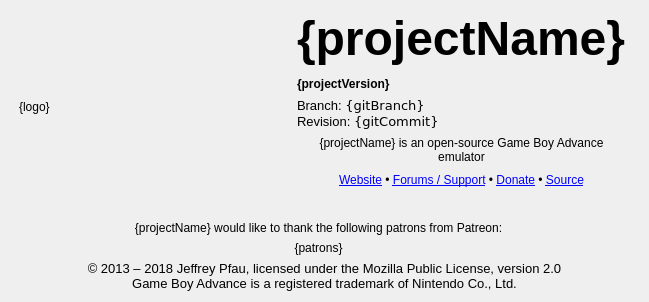
<?xml version="1.0" encoding="UTF-8"?>
<ui version="4.0">
 <class>AboutScreen</class>
 <widget class="QWidget" name="AboutScreen">
  <property name="geometry">
   <rect>
    <x>0</x>
    <y>0</y>
    <width>617</width>
    <height>341</height>
   </rect>
  </property>
  <property name="windowTitle">
   <string>About</string>
  </property>
  <layout class="QGridLayout" name="gridLayout_2">
   <property name="sizeConstraint">
    <enum>QLayout::SetFixedSize</enum>
   </property>
   <item row="4" column="1">
    <widget class="QLabel" name="extraLinks">
     <property name="text">
      <string>&lt;a href=&quot;http://mgba.io/&quot;&gt;Website&lt;/a&gt; • &lt;a href=&quot;https://forums.mgba.io/&quot;&gt;Forums / Support&lt;/a&gt; • &lt;a href=&quot;https://patreon.com/mgba&quot;&gt;Donate&lt;/a&gt; • &lt;a href=&quot;https://github.com/mgba-emu/mgba/tree/{gitBranch}&quot;&gt;Source&lt;/a&gt;</string>
     </property>
     <property name="alignment">
      <set>Qt::AlignCenter</set>
     </property>
     <property name="openExternalLinks">
      <bool>true</bool>
     </property>
    </widget>
   </item>
   <item row="2" column="1">
    <widget class="QLabel" name="gitInfo">
     <property name="font">
      <font>
       <pointsize>10</pointsize>
      </font>
     </property>
     <property name="text">
      <string>Branch: &lt;tt&gt;{gitBranch}&lt;/tt&gt;&lt;br/&gt;Revision: &lt;tt&gt;{gitCommit}&lt;/tt&gt;</string>
     </property>
     <property name="textInteractionFlags">
      <set>Qt::LinksAccessibleByMouse|Qt::TextSelectableByKeyboard|Qt::TextSelectableByMouse</set>
     </property>
    </widget>
   </item>
   <item row="0" column="1">
    <widget class="QLabel" name="projectName">
     <property name="font">
      <font>
       <pointsize>36</pointsize>
       <weight>75</weight>
       <bold>true</bold>
      </font>
     </property>
     <property name="text">
      <string>{projectName}</string>
     </property>
     <property name="alignment">
      <set>Qt::AlignBottom|Qt::AlignLeading|Qt::AlignLeft</set>
     </property>
    </widget>
   </item>
   <item row="6" column="0" colspan="2">
    <widget class="QLabel" name="patronsHeader">
     <property name="text">
      <string>{projectName} would like to thank the following patrons from Patreon:</string>
     </property>
     <property name="alignment">
      <set>Qt::AlignCenter</set>
     </property>
     <property name="wordWrap">
      <bool>true</bool>
     </property>
    </widget>
   </item>
   <item row="8" column="0" colspan="4">
    <widget class="QLabel" name="copyright">
     <property name="font">
      <font>
       <pointsize>10</pointsize>
      </font>
     </property>
     <property name="text">
      <string>© 2013 – 2018 Jeffrey Pfau, licensed under the Mozilla Public License, version 2.0
Game Boy Advance is a registered trademark of Nintendo Co., Ltd.</string>
     </property>
     <property name="alignment">
      <set>Qt::AlignCenter</set>
     </property>
     <property name="wordWrap">
      <bool>true</bool>
     </property>
    </widget>
   </item>
   <item row="1" column="1">
    <widget class="QLabel" name="projectVersion">
     <property name="font">
      <font>
       <weight>75</weight>
       <bold>true</bold>
      </font>
     </property>
     <property name="text">
      <string>{projectVersion}</string>
     </property>
     <property name="alignment">
      <set>Qt::AlignBottom|Qt::AlignLeading|Qt::AlignLeft</set>
     </property>
     <property name="textInteractionFlags">
      <set>Qt::LinksAccessibleByMouse|Qt::TextSelectableByKeyboard|Qt::TextSelectableByMouse</set>
     </property>
    </widget>
   </item>
   <item row="0" column="0" rowspan="6">
    <layout class="QVBoxLayout" name="verticalLayout">
     <property name="leftMargin">
      <number>8</number>
     </property>
     <property name="rightMargin">
      <number>16</number>
     </property>
     <property name="bottomMargin">
      <number>12</number>
     </property>
     <item>
      <spacer name="verticalSpacer_2">
       <property name="orientation">
        <enum>Qt::Vertical</enum>
       </property>
       <property name="sizeHint" stdset="0">
        <size>
         <width>0</width>
         <height>0</height>
        </size>
       </property>
      </spacer>
     </item>
     <item>
      <widget class="QLabel" name="logo">
       <property name="sizePolicy">
        <sizepolicy hsizetype="Fixed" vsizetype="Fixed">
         <horstretch>0</horstretch>
         <verstretch>0</verstretch>
        </sizepolicy>
       </property>
       <property name="minimumSize">
        <size>
         <width>256</width>
         <height>192</height>
        </size>
       </property>
       <property name="text">
        <string>{logo}</string>
       </property>
      </widget>
     </item>
     <item>
      <spacer name="verticalSpacer_3">
       <property name="orientation">
        <enum>Qt::Vertical</enum>
       </property>
       <property name="sizeHint" stdset="0">
        <size>
         <width>0</width>
         <height>0</height>
        </size>
       </property>
      </spacer>
     </item>
    </layout>
   </item>
   <item row="3" column="1">
    <widget class="QLabel" name="description">
     <property name="text">
      <string>{projectName} is an open-source Game Boy Advance emulator</string>
     </property>
     <property name="alignment">
      <set>Qt::AlignCenter</set>
     </property>
     <property name="wordWrap">
      <bool>true</bool>
     </property>
    </widget>
   </item>
   <item row="7" column="0" colspan="2">
    <widget class="QLabel" name="patrons">
     <property name="text">
      <string>{patrons}</string>
     </property>
     <property name="alignment">
      <set>Qt::AlignCenter</set>
     </property>
     <property name="wordWrap">
      <bool>true</bool>
     </property>
    </widget>
   </item>
  </layout>
 </widget>
 <resources/>
 <connections/>
</ui>
